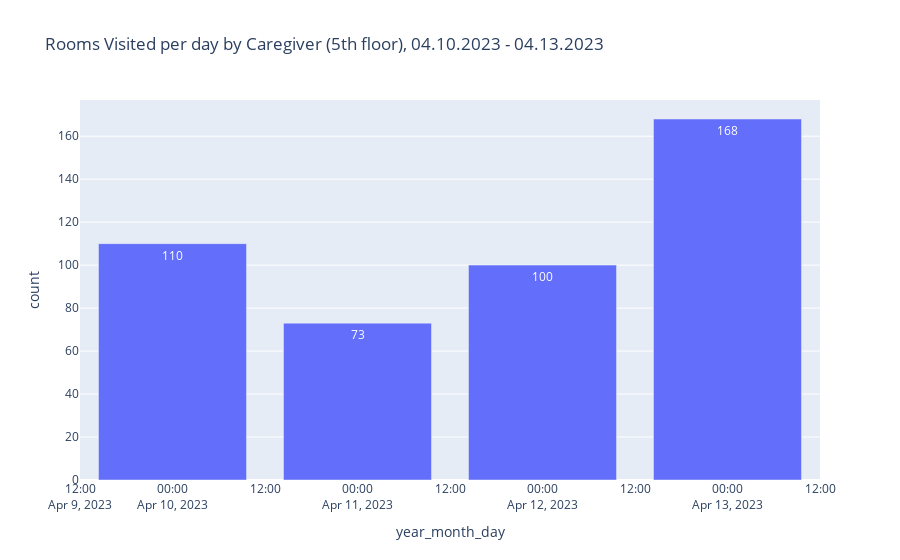

Notebook source saved alongside this figure:
### Code cell
import pandas as pd
import plotly.express as px

# Create DataFrame
df['started_at'] = pd.to_datetime(df['started_at'])  # Convert to datetime format

# Extract year, month, and day from the "started_at" column
df['year_month_day'] = df['started_at'].dt.to_period('D').dt.strftime('%Y-%m-%d')

# Calculate the total count of activities per day
total_per_day = df.groupby('year_month_day').size().reset_index(name='count')

# Create bar chart using plotly
fig = px.bar(
    data_frame=total_per_day,
    x='year_month_day',
    y='count',
    title='Rooms Visited per day by Caregiver (5th floor), 04.10.2023 - 04.13.2023',
    text='count',  # Display count values on the bars
)

# Show the plot
fig.show()

### Figure 1 — Plotly figure (JSON) as saved in the notebook; plotly's stock layout.template omitted (floating-point values rounded to 4 significant figures)
{"data": [{"hovertemplate": "year_month_day=%{x}<br>count=%{text}<extra></extra>", "legendgroup": "", "marker": {"color": "#636efa", "pattern": {"shape": ""}}, "name": "", "orientation": "v", "showlegend": false, "text": [110.0, 73.0, 100.0, 168.0], "textposition": "auto", "type": "bar", "x": ["2023-04-10", "2023-04-11", "2023-04-12", "2023-04-13"], "xaxis": "x", "y": [110, 73, 100, 168], "yaxis": "y"}], "layout": {"barmode": "relative", "legend": {"tracegroupgap": 0}, "title": {"text": "Rooms Visited per day by Caregiver (5th floor), 04.10.2023 - 04.13.2023"}, "xaxis": {"anchor": "y", "domain": [0, 1], "title": {"text": "year_month_day"}}, "yaxis": {"anchor": "x", "domain": [0, 1], "title": {"text": "count"}}}}
